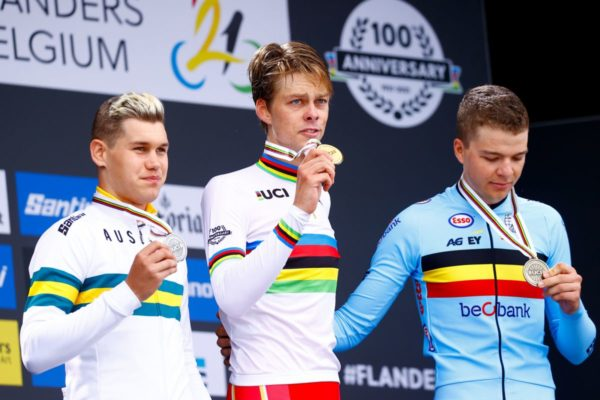
#> input picture python/openCV/messi.jpg, 600 x 400 px
$ python opening-openCV.py
#> lines starting #> are read from the running program, lines starting #| are printed output that depends on the picture
# morphological transformation : opening
import cv2 as cv
import numpy as np
def trackbar(x):
    n = 2*x + 1
    kernel = np.ones((n, n), np.uint8)
    img1 = cv.morphologyEx(img, cv.MORPH_OPEN, kernel)
    cv.imshow('window', np.hstack([img, img1]))
    text = f'open, kernel={n}x{n}'
    cv.displayOverlay('window', text)
img = cv.imread('messi.jpg')
#> img is the input picture: shape (400, 600, 3); mean B, G, R 143.9, 130.1, 126.9
img = cv.resize(img, None, fx=0.5, fy=0.5, interpolation=cv.INTER_CUBIC)
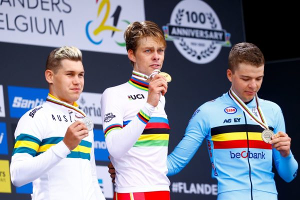
#> img: shape (200, 300, 3); mean B, G, R 143.8, 130.1, 126.9
trackbar(2)
#> in trackbar, `img1 = cv.morphologyEx(img, cv.MORPH_OPEN, kernel)`:
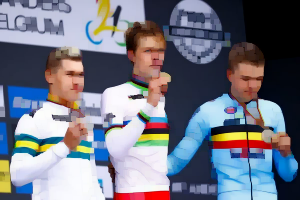
#> img1: shape (200, 300, 3); mean B, G, R 132.4, 119.2, 115.9
#> in trackbar, `cv.imshow('window', np.hstack([img, img1]))`:
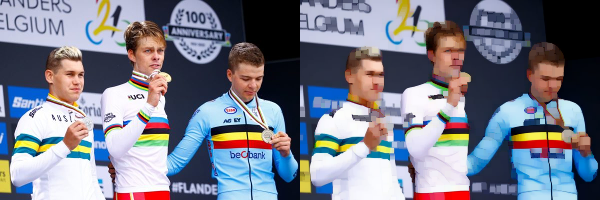
#> window 'window': shape (200, 600, 3); mean B, G, R 138.1, 124.6, 121.4
cv.createTrackbar('kernel', 'window', 2, 5, trackbar)
cv.waitKey(0)
cv.destroyAllWindows()

$ run again, with python/openCV/face-bob.jpg copied over python/openCV/messi.jpg
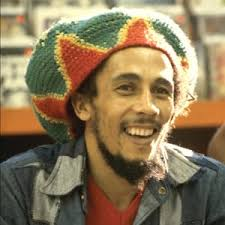
#> input picture python/openCV/face-bob.jpg, 225 x 225 px
#> img is the input picture: shape (225, 225, 3); mean B, G, R 88, 120, 139
#> img: shape (112, 112, 3)
#> in trackbar, `img1 = cv.morphologyEx(img, cv.MORPH_OPEN, kernel)`:
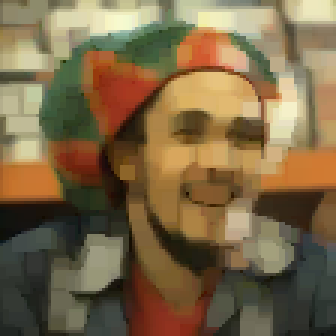
#> img1: shape (112, 112, 3) (shown 3 times larger); mean B, G, R 71, 103.7, 123.9
#> in trackbar, `cv.imshow('window', np.hstack([img, img1]))`:
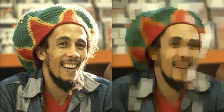
#> window 'window': shape (112, 224, 3); mean B, G, R 79.6, 111.9, 131.5
